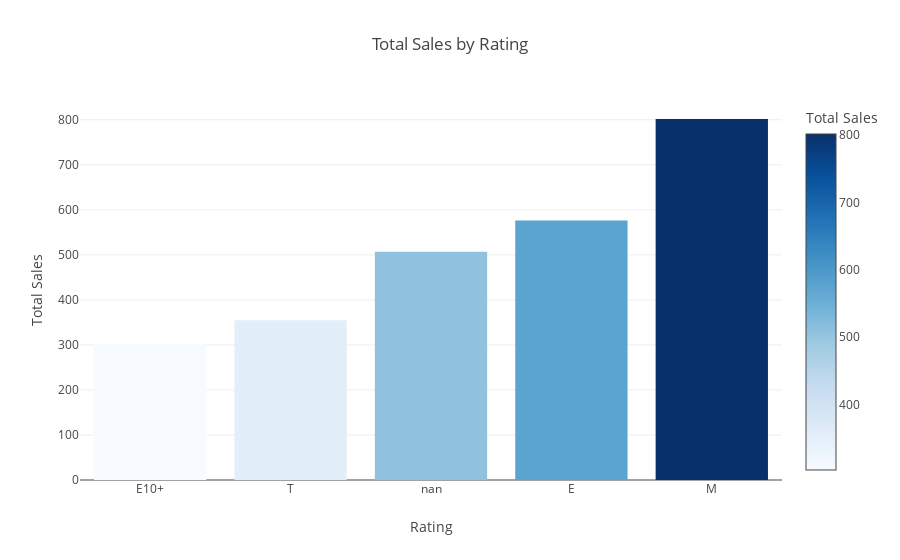

The notebook cell saved with this chart:
### Markdown cell above
### Overall Action games are purchased the most.  Followed by Shooter.  Sports and Role-Playing are about tied for third.

### Code cell
# group total sales by ratings
df_rating = df.groupby('rating')['total_sales'].sum().reset_index()
df_rating = df_rating.sort_values(by='total_sales', ascending=True)
# filter for total sales greater than 100
df_rating = df_rating[df_rating['total_sales'] > 150]
# create a bar chart
fig4 = px.bar(df_rating, x='rating', y='total_sales', title='Total Sales by Rating', labels={'rating': 'Rating', 'total_sales': 'Total Sales'}, color='total_sales', color_continuous_scale='blues')

fig4.show()

### Figure 1 — Plotly figure (JSON) as saved in the notebook; plotly's stock layout.template omitted (floating-point values rounded to 4 significant figures)
{"data": [{"alignmentgroup": "True", "hovertemplate": "Rating=%{x}<br>Total Sales=%{marker.color}<extra></extra>", "legendgroup": "", "marker": {"color": [303.0, 354.7, 507.2, 576.4, 801.7], "coloraxis": "coloraxis", "pattern": {"shape": ""}}, "name": "", "offsetgroup": "", "orientation": "v", "showlegend": false, "textposition": "auto", "type": "bar", "x": ["E10+", "T", "nan", "E", "M"], "xaxis": "x", "y": [303.0, 354.7, 507.2, 576.4, 801.7], "yaxis": "y"}], "layout": {"barmode": "relative", "coloraxis": {"colorbar": {"title": {"text": "Total Sales"}}, "colorscale": [[0, "rgb(247,251,255)"], [0.125, "rgb(222,235,247)"], [0.25, "rgb(198,219,239)"], [0.375, "rgb(158,202,225)"], [0.5, "rgb(107,174,214)"], [0.625, "rgb(66,146,198)"], [0.75, "rgb(33,113,181)"], [0.875, "rgb(8,81,156)"], [1, "rgb(8,48,107)"]]}, "legend": {"tracegroupgap": 0}, "title": {"text": "Total Sales by Rating"}, "xaxis": {"anchor": "y", "domain": [0, 1], "title": {"text": "Rating"}}, "yaxis": {"anchor": "x", "domain": [0, 1], "title": {"text": "Total Sales"}}}}
